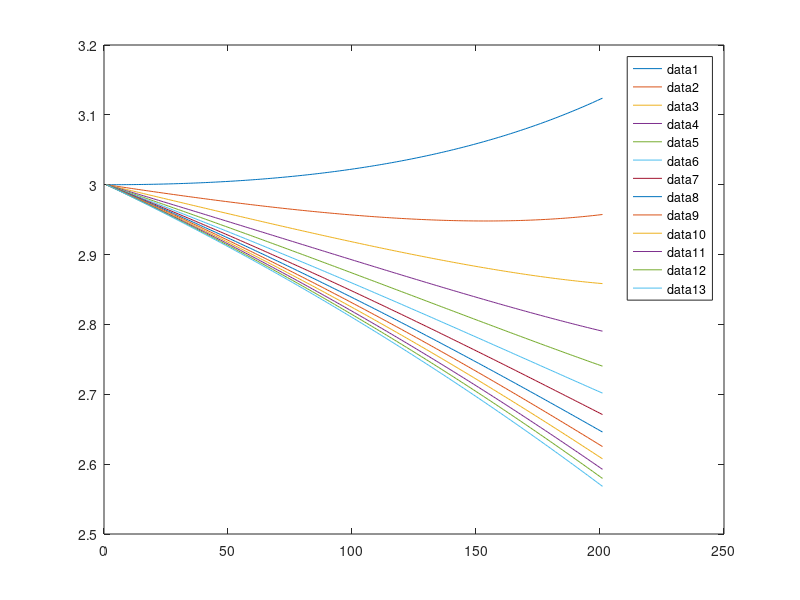
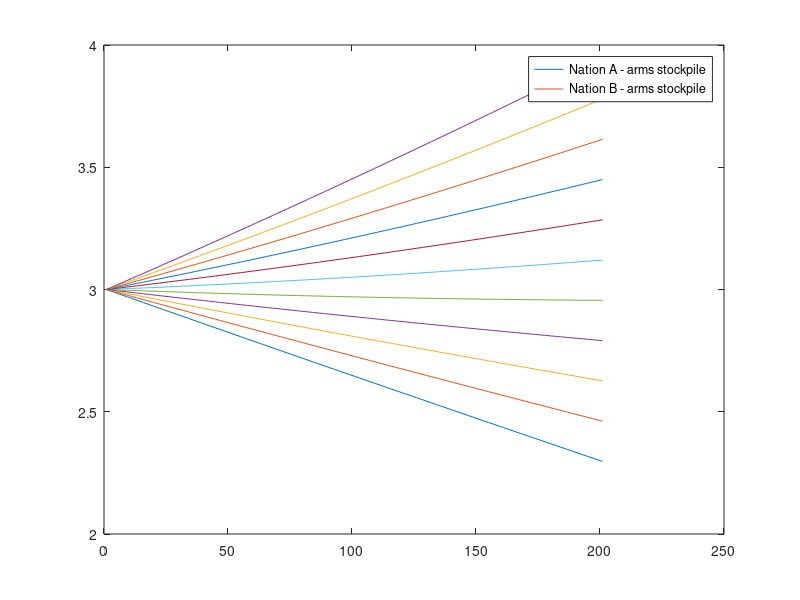

The MATLAB source for these figures, in order:
%Daniel Kang, Jordan Rogers
%AM115 project 1 - Arms Race Sensitivity Analysis 


x_m = 15;%Country A carrying capacity
y_m = 15;
a = 2;%Country A reaction
b = .5;
m = .2;%Country A fatigue 
n = 1;
r = 2;%Country A greivance constant 
s = -.5;
x0 = 2;%initial country A arms
y0 = 3;
dxdt = 0;%initialize x for greivance as variable model
dydt = 0;

B = 2;%Country A greivance coefficient 
G = .1;

timespan = 0:.05:10;
dt = .001;
steps = size(timespan,2);

%%%%Sensitivity initialization%%%%
%%%Carrying capacity%%%
x_msens = [1 2 3 4 5 6 7 8 9 10 11 12 13 14 15];
y_msens = [1 2 3 4 5 6 7 8 9 10 11 12 13 14 15];
xsens = ones(steps,15)*x0;
ysens = ones(steps,15)*y0;

%%%Grievance Level%%%
rg = [-3 -2 -1 0 1 2 3 4 5 6 7];
sg = [-3 -2 -1 0 1 2 3 4 5 6 7];
xsensg = ones(steps,11)*x0;
ysensg = ones(steps,11)*y0;

for i = 2:steps
    %calculate new derivatives
    %for greivance as variable model
    for j = 1:15 
        dxdt_new = (1 - (xsens(i-1)/x_msens(j)))*(a*ysens(i-1) - m*xsens(i-1) + B*dydt + r);
        dydt_new = (1 - (ysens(i-1)/y_msens(j)))*(b*xsens(i-1) - n*ysens(i-1) + G*dxdt + s);
    
        %assign new derivatives
        dxdt = dxdt_new;
        dydt = dydt_new;
    
        %update values
        xsens(i,j) = xsens(i-1,j) + dxdt*dt;
        ysens(i,j) = ysens(i-1,j) + dydt*dt;
        
        if xsens(i,j) < 0
            xsens(i,j) = 0;
        end
        if ysens(i,j) < 0
            ysens(i,j) = 0; 
        end
    end 
      
end

for i = 2:steps
    %calculate new derivatives
    %for greivance as variable model
    for j = 1:11 
        dxdt_newg = (1 - (xsensg(i-1)/x_m))*(a*ysensg(i-1) - m*xsensg(i-1) + B*dydt + rg(j));
        dydt_newg = (1 - (ysensg(i-1)/y_m))*(b*xsensg(i-1) - n*ysensg(i-1) + G*dxdt + sg(j));
    
        %assign new derivatives
        dxdtg = dxdt_newg;
        dydtg = dydt_newg;
    
        %update values
        xsensg(i,j) = xsensg(i-1,j) + dxdtg*dt;
        ysensg(i,j) = ysensg(i-1,j) + dydtg*dt;
        
        if xsensg(i,j) < 0
            xsensg(i,j) = 0;
        end
        if ysensg(i,j) < 0
            ysensg(i,j) = 0; 
        end
    end 
      
end

%Carrying capacity cannot be less than initial stockpile condition, so
%cropping matrix 
xsensc = xsens(:,3:15);
ysensc = ysens(:,3:15);

figure(1)
title('Arms evolution over carrying capacity') 
plot(xsensc) %varying carrying capacity for aggressive country
plot(ysensc) %varying carrying capacity for diplomatic country 
legend()

    
figure(2)
title('Arms evolution over changing internal and external pressure (r,s)')
plot(xsensg) %changing external/internal pressure for aggressive country 
plot(ysensg) %changing external/internal pressure for diplomatic country
legend('Nation A - arms stockpile', 'Nation B - arms stockpile')

